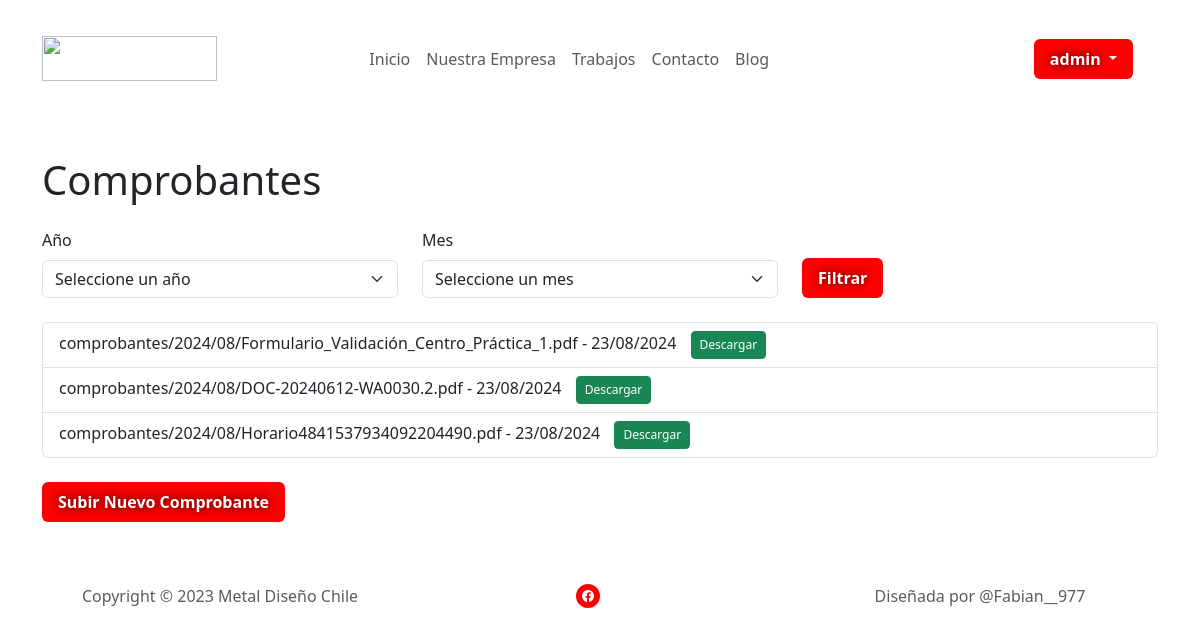
Screenshot of /list/ (signed in) with the database file from the repository.
### myapp/models.py (models this page shows, shortened)
class Comprobante(models.Model):
    user = models.ForeignKey(settings.AUTH_USER_MODEL, on_delete=models.CASCADE)
    file = models.FileField(upload_to='comprobantes/%Y/%m/')
    uploaded_at = models.DateTimeField(default=timezone.now)

### myapp/views.py (the view)
# urls.py: path('list/', views.list_comprobantes, name='list_comprobantes'),
@login_required
def list_comprobantes(request):
    if user_is_superuser_or_gerencia(request.user):
        year = request.GET.get('year')
        month = request.GET.get('month')
        if year and month:
            try:
                year = int(year)
                month = int(month)
                comprobantes = Comprobante.objects.filter(
                    uploaded_at__year=year,
                    uploaded_at__month=month
                )
            except ValueError:
                comprobantes = Comprobante.objects.none()
        else:
            comprobantes = Comprobante.objects.all()
        years = Comprobante.objects.dates('uploaded_at', 'year').reverse()
        months = Comprobante.objects.dates('uploaded_at', 'month').distinct()
        return render(request, 'myapp/comprobantes/list_comprobantes.html', {
            'comprobantes': comprobantes,
            'years': years,
            'months': months
        })
    else:
        return HttpResponse("No tienes permiso para acceder a esta página", status=403)

### myapp/views.py (called while the page is built)
def user_is_superuser_or_gerencia(user):
    return user.is_superuser or user.groups.filter(name='gerencia').exists()

### myapp/templates/myapp/comprobantes/list_comprobantes.html (shortened to what this page needs)
<!DOCTYPE html>
<html data-bs-theme="light" lang="en">
   <head>
      {% load static %}
      <link rel="stylesheet" href="{% static 'bootstrap/css/bootstrap.min.css' %}">
      <link rel="stylesheet" href="{% static 'css/Hero-Clean-images.css' %}">
      <link rel="stylesheet" href="{% static 'css/Navbar-Centered-Links-icons.css' %}">
      <link rel="stylesheet" href="{% static 'css/Pricing-Yearly--Monthly-badges.css' %}">
      <link rel="stylesheet" href="{% static 'css/style.css' %}">
   </head>
   <body>
   {% include 'includes/_navbar.html' %}
      <div class="container mt-4">
        <h1 class="mb-4">Comprobantes</h1>
        <form method="get" class="mb-4">
            <div class="row">
                <div class="col-12 col-md-4 mb-3 mb-md-0">
                    <label for="year" class="form-label">Año</label>
                    <select id="year" name="year" class="form-select">
                        <option value="">Seleccione un año</option>
                    </select>
                </div>
                <div class="col-12 col-md-4 mb-3 mb-md-0">
                    <label for="month" class="form-label">Mes</label>
                    <select id="month" name="month" class="form-select">
                        <option value="">Seleccione un mes</option>
                    </select>
                </div>
                <div class="col-12 col-md-4 d-flex align-items-end">
                    <button type="submit" class="btn btn-primary">Filtrar</button>
                </div>
            </div>
        </form>
        <ul class="list-group">
            {% for comprobante in comprobantes %}
            <li class="list-group-item">
                <span class="filename">{{ comprobante.file.name }} - {{ comprobante.uploaded_at|date:"d/m/Y" }}</span>
                <a href="{% url 'download_comprobante' comprobante.pk %}" class="btn btn-sm btn-success">Descargar</a>
            </li>
            {% empty %}
            <li class="list-group-item">No hay comprobantes.</li>
            {% endfor %}
        </ul>
        <a href="{% url 'upload_comprobante' %}" class="btn btn-primary mt-4">Subir Nuevo Comprobante</a>
    </div>
</body>
{% include 'includes/_footer.html' %}
</body>
</html>

### myapp/templates/includes/_navbar.html (shortened to what this page needs)
{% load static %}
<link rel="stylesheet" href="{% static 'bootstrap/css/bootstrap.min.css' %}">
      <link rel="stylesheet" href="{% static 'css/Hero-Clean-images.css' %}">
      <link rel="stylesheet" href="{% static 'css/Navbar-Centered-Links-icons.css' %}">
      <link rel="stylesheet" href="{% static 'css/Pricing-Yearly--Monthly-badges.css' %}">
      <link rel="stylesheet" href="{% static 'css/style.css' %}">
<nav class="navbar navbar-expand-md bg-body py-3">
    <div class="container">
       <a class="navbar-brand d-flex align-items-center" href="{% url 'home' %}">
       <img src="{% static 'img/logo%20metal%20sin%20fondo2.png' %}" style="width: 175px;height: 45px;">
       </a>
       <div class="collapse navbar-collapse" id="navcol-3" style="margin-right: 25px;">
          <ul class="navbar-nav mx-auto">
             <li class="nav-item"><a class="nav-link" href="{% url 'home' %}">Inicio</a></li>
             <li class="nav-item"><a class="nav-link" href="{% url 'empresa' %}">Nuestra Empresa</a></li>
             <li class="nav-item"><a class="nav-link" href="{% url 'trabajos' %}">Trabajos</a></li>
             <li class="nav-item"><a class="nav-link" href="{% url 'contacto' %}">Contacto</a></li>
             <li class="nav-item"><a class="nav-link" href="{% url 'blog' %}">Blog</a></li>
          </ul>
          {% if user.is_authenticated %}
          <div class="dropdown ms-auto">
             <button class="btn btn-primary dropdown-toggle" type="button" id="dropdownMenuButton" data-bs-toggle="dropdown" aria-expanded="false">
             {{ user.username }}
             </button>
          </div>
          {% else %}
          <a href="{% url 'login' %}">
          <button class="btn btn-primary me-2 py-2 px-4" type="button" style="background: #FF0000; font-weight: bold; text-shadow: 0px 0px 11px var(--bs-emphasis-color); border-style: none; font-size: 16px;">
          <strong>Login</strong>
          </button>
          </a>
          {% endif %}
       </div>
    </div>
 </nav>

### myapp/static/css/style.css (style rules this page uses)
.btn-primary.dropdown-toggle { background-color: #FF0000; border-color: #FF0000; font-weight: bold; text-shadow: 0px 0px 11px var(--bs-emphasis-color); border-style: none; font-size: 16px; }
.btn-primary { background-color: #FF0000; border-color: #FF0000; font-weight: bold; text-shadow: 0px 0px 11px var(--bs-emphasis-color); border-style: none; font-size: 16px; color: #ffffff; padding: 0.5rem 1rem; border-radius: 0.375rem; transition: background-color 0.2s, border-color 0.2s; }

### myapp/templates/myapp/comprobantes/list_comprobantes.html (style rules this page uses)
.container { max-width: 1200px; padding: 15px; }
.form-select, .btn { box-sizing: border-box; }
.form-select { width: 100%; }
.list-group-item { display: flex; justify-content: space-between; align-items: center; flex-wrap: wrap; padding: 1rem; }
.list-group-item .btn { margin-left: 10px; padding: 0.25rem 0.5rem; font-size: 0.75rem; }
.filename { flex: 1; overflow-wrap: break-word; word-break: break-word; }
@media (min-width: 768px) { .form-select, .btn { width: auto; } }
@media (min-width: 768px) { .btn-primary, .btn-success { width: auto; } }

### rows the page displays
Comprobante: file.name "comprobantes/2024/08/Formulario_Validación_Centro_Práctica_1.pdf", uploaded_at "23/08/2024"
Comprobante: file.name "comprobantes/2024/08/DOC-20240612-WA0030.2.pdf", uploaded_at "23/08/2024"
Comprobante: file.name "comprobantes/2024/08/Horario4841537934092204490.pdf", uploaded_at "23/08/2024"

### other values shown
{{ user.username }} "admin"
